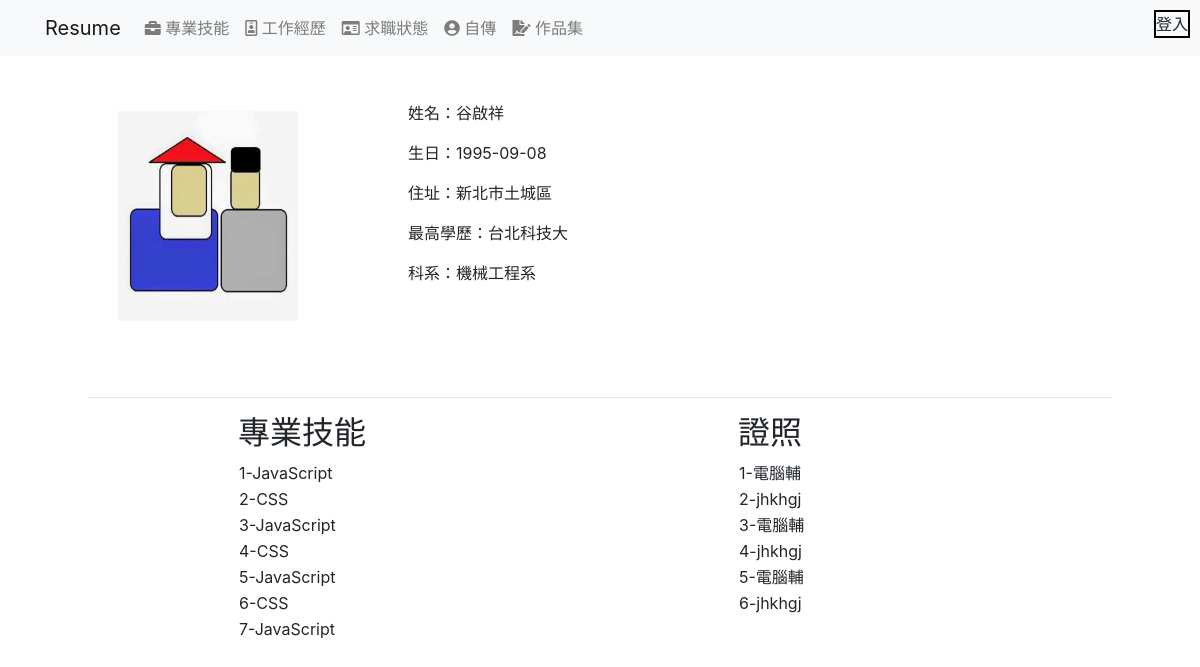
Before: / with the older database file.
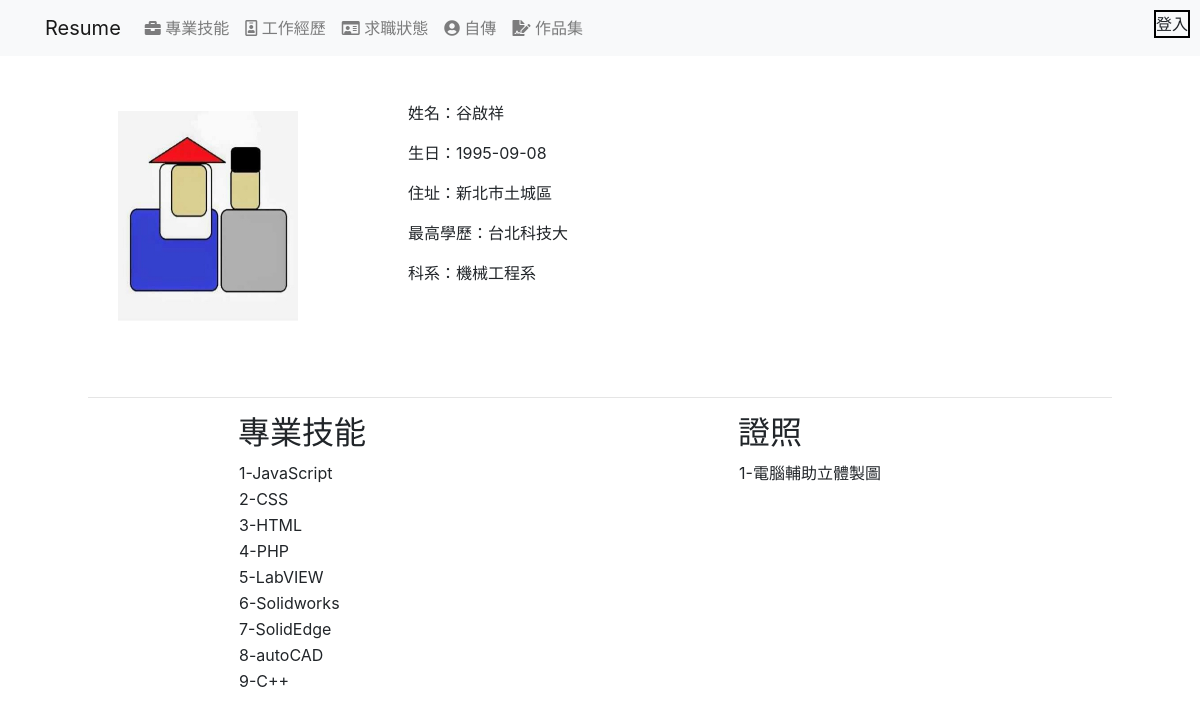
After: the same page with the newer database file.
### tables this page shows
CREATE TABLE `information` (
  `id` int(10) NOT NULL,
  `acc` varchar(10) NOT NULL,
  `pw` varchar(10) NOT NULL,
  `name` varchar(4) NOT NULL,
  `birthday` date NOT NULL,
  `addr` varchar(60) NOT NULL,
  `profile` text NOT NULL,
  `Education` varchar(20) NOT NULL,
  `major` varchar(20) NOT NULL
);

CREATE TABLE `skill` (
  `id` int(11) NOT NULL,
  `skill` varchar(30) NOT NULL
);

CREATE TABLE `license` (
  `id` int(10) NOT NULL,
  `license` varchar(30) NOT NULL
);

### api/base.php (called while the page is built, shortened)
<?php
$dsn = "mysql:host=localhost;charset=utf8;dbname=resume";
$pdo = new PDO($dsn,"root","123");
function selectA( $table){
    global $pdo;
    $sql = "select * from $table "  ;
    return $pdo->query($sql)->fetchAll(PDO::FETCH_ASSOC);
}
?>

### index.php (the view, shortened to what this page needs)
<!DOCTYPE html>
<html lang="en">
<head>
    <link rel="stylesheet" href="./css/style.css">
    <link rel="stylesheet" href="./css/all.min.css">
    <link rel="stylesheet" href="./css/bootstrap.min.css">
</head>
<body>
    <nav class="navbar navbar-expand-lg navbar-light bg-light">
        <div class="container">
            <a class="navbar-brand" href="#">
                Resume
            </a>
                <div class="collapse navbar-collapse" id="navbarSupportedContent">
                  <ul class="navbar-nav mr-auto">
                    <li class="nav-item">
                      <a class="nav-link" href="?do=skill"><i class="fas fa-briefcase"></i> 專業技能</a>
                    </li>
                    <li class="nav-item">
                      <a class="nav-link" href="?do=work"><i class="far fa-id-badge"></i> 工作經歷</a>
                    </li>
                    <li class="nav-item">
                      <a class="nav-link" href="?do=newwork"><i class="far fa-id-card"></i> 求職狀態</a>
                    </li>
                    <li class="nav-item">
                      <a class="nav-link" href="?do=cover_letter"><i class="fas fa-user-circle"></i> 自傳</a>
                    </li>
                    <li class="nav-item">
                      <a class="nav-link" href="?do=portfolio"><i class="fas fa-file-signature"></i> 作品集</a>
                    </li>
                    <li class="nav-item ">
                        <div class="login">登入</div>
                    </li>
                  </ul>
            </div>
        </div>
    </nav>
    <div class="main">
        <div class="title">
            <div class="photo"><img src="./img/photo_sticker.jpg" alt=""></div>
            <div class="information">
                <?php
                    include_once ("./api/base.php");
                    $profile =selectA("information");
                    foreach( $profile as $row){
                        echo "<p>姓名：".$profile[0]['name'].'</p>';
                        echo "<p>生日：".$profile[0]['birthday'].'</p>';
                        echo "<p>住址：".$profile[0]['addr'].'</p>';
                        echo "<p>最高學歷：".$profile[0]['Education'].'</p>';
                        echo "<p>科系：".$profile[0]['major'].'</p>';
                    }
                ?>
            </div>
        </div>
        <hr>
        <div class="middle">
            <?php
                $do = (!empty($_GET['do']))?$_GET['do']:'skill';
                $path = "./" . $do . ".php";
                if(file_exists($path)){
                    include ($path);
                }else{
                    include ("./api/skill.php");
                }
            ?>
        </div>
    </div>
</body>
</html>

### skill.php
<div class="left">
    <h2>專業技能</h2>
    <table>
    <?php
    include_once ("./api/base.php");
    $data = selectA("skill");
    $i = 1;
    foreach($data as $row){
        ?>
        <tr>
            <td><?=$i?>-<?=$row['skill']?></td>
        </tr>
        <?php
        $i++;
    }
    ?>
    </table>
</div>
<div class="right">
    <h2>證照</h2>
    <table>
    <?php
    include_once ("./api/base.php");
    $data = selectA("license");
    $i = 1;
    foreach($data as $row){
        ?>
        <tr>
            <td><?=$i?>-<?=$row['license']?></td>
        </tr>
        <?php
        $i++;
    }
    ?>
    </table>
</div>

Changed rows visible on the page:
removed skill: skill "JavaScript"
removed skill: skill "CSS"
removed skill: skill "JavaScript"
removed skill: skill "CSS"
removed skill: skill "JavaScript"
removed license: license "jhkhgj"
removed license: license "電腦輔"
removed license: license "jhkhgj"
removed license: license "電腦輔"
removed license: license "jhkhgj"
added skill: skill "HTML"
added skill: skill "PHP"
added skill: skill "LabVIEW"
added skill: skill "Solidworks"
added skill: skill "SolidEdge"
added skill: skill "autoCAD"
added skill: skill "C++"
changed license: license "電腦輔" → "電腦輔助立體製圖"
